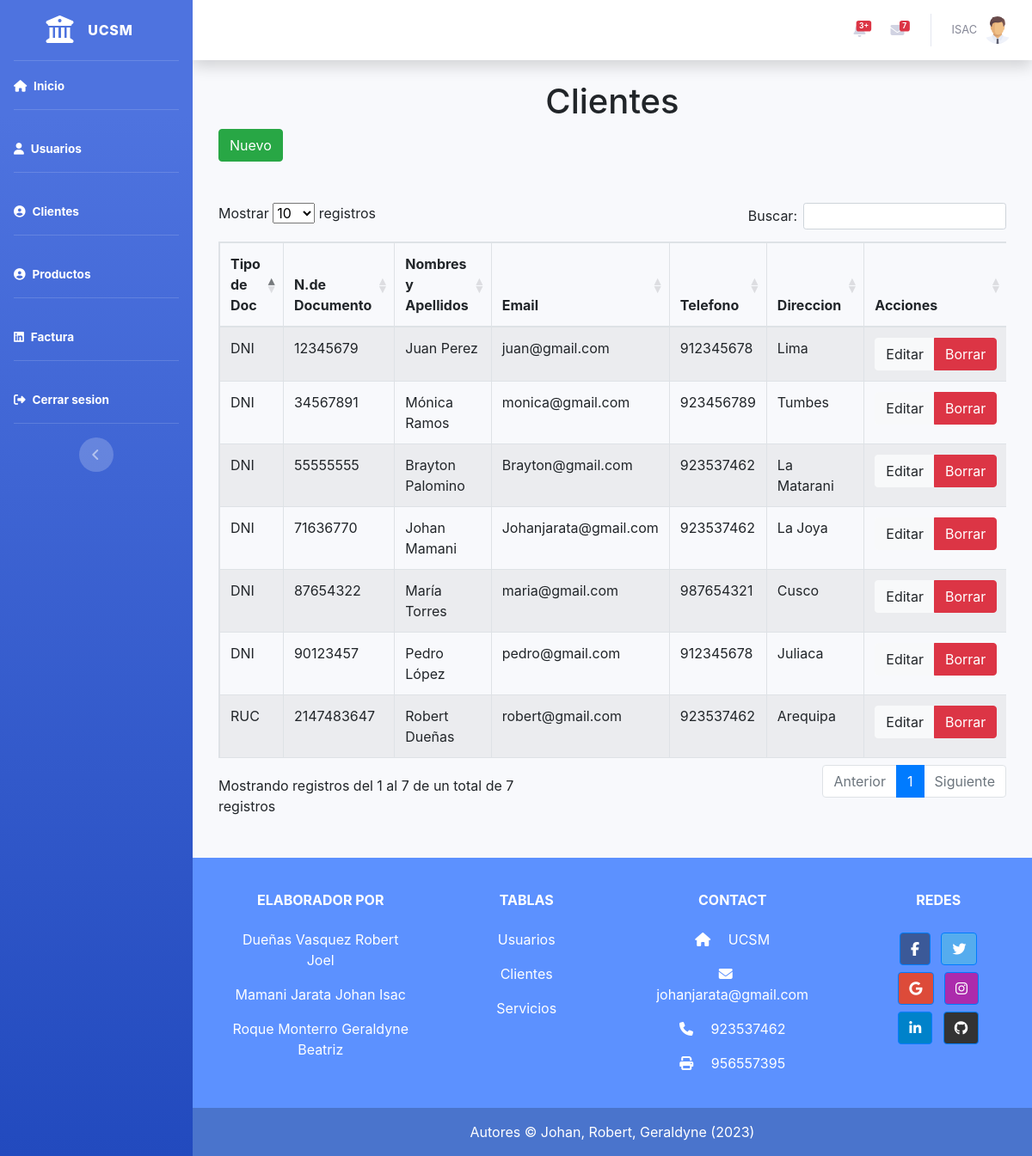
Screenshot of /Fronted/Clientes.php (signed in) with the database file from the repository.
### tables this page shows
CREATE TABLE `mae_cliente` (
  `T_Documento` varchar(100) DEFAULT NULL,
  `ID_Cliente` int(11) NOT NULL,
  `Nombres_Apellidos` varchar(200) DEFAULT NULL,
  `Email` varchar(100) DEFAULT NULL,
  `Mobile` int(9) DEFAULT NULL,
  `Direccion` varchar(200) DEFAULT NULL
);

### Fronted/Clientes.php (the view)
<?php
require_once "vistas/parte_superior.php"
?>
<?php
$query = "SELECT *FROM mae_cliente";
$result = filterRecord($query);
function filterRecord($query)
{
    include("../BD/config.php");
    $filter_result = mysqli_query($mysqli, $query);
    return $filter_result;
}
?>
<div class="container">
    <Center>
        <h1>Clientes</h1>
    </Center>
    <div class="container">
        <div class="row">
            <div class="col-lg-12">
                <a class="btn btn-success" type="button"  href="Registration_Cliente.php"  >Nuevo</a>
<br>
<br>
            </div>
            </div>
    </div>
    <br>
    <div class="container">
        <div class="row">
            <div class="col-lg-12">
                <div class="table-responsive">
                    <?php
                    echo "<table id='example' class='table table-striped table-bordered table-condensed' style='width:100%'>
<thead class='text-center'>
<tr>
<th>Tipo de Doc</th>
<th>N.de Documento</th>
<th>Nombres y Apellidos</th>
<th>Email</th>
<th>Telefono</th>
<th>Direccion</th>
<th>Acciones</th>
</tr></thead>";
                    while ($row = mysqli_fetch_array($result)) {
                        echo "<tr>";
                        echo "<td>" . $row['T_Documento'] . "</td>";
                        echo "<td>" . $row['ID_Cliente'] . "</td>";
                        echo "<td>" . $row['Nombres_Apellidos'] . "</td>";
                        echo "<td>" . $row['Email'] . "</td>";
                        echo "<td>" . $row['Mobile'] . "</td>";
                        echo "<td>" . $row['Direccion'] . "</td>";
                        echo "<td >";
                        echo "<div class='text-center'>";
                        echo "<div class='btn-group'>";
                        echo "<a  type='button' id='btn-editar-popup-user'class='btn btn-light'  href='Edit_Cliente.php?id=" . $row['ID_Cliente'] . "'>Editar</a>";
                        echo "<a  type='button' class='btn btn-danger btnBorrar' href='../BD/Delete_Cliente.php?id=". $row['ID_Cliente'] . "'>Borrar</a>";
                        echo "</div></div></td>";
                        echo "</tr>";
                    }
                    echo "</table>";
                    ?>
                </div>
            </div>
        </div>
    </div>
</div>
<?php require_once "vistas/parte_inferior.php" ?>

### rows the page displays
mae_cliente: T_Documento "DNI", ID_Cliente "12345679", Nombres_Apellidos "Juan Perez", Email "juan@gmail.com", Mobile "912345678", Direccion "Lima"
mae_cliente: T_Documento "DNI", ID_Cliente "34567891", Nombres_Apellidos "Mónica Ramos", Email "monica@gmail.com", Mobile "923456789", Direccion "Tumbes"
mae_cliente: T_Documento "DNI", ID_Cliente "55555555", Nombres_Apellidos "Brayton Palomino", Email "Brayton@gmail.com", Mobile "923537462", Direccion "La Matarani"
mae_cliente: T_Documento "DNI", ID_Cliente "71636770", Nombres_Apellidos "Johan Mamani", Email "Johanjarata@gmail.com", Mobile "923537462", Direccion "La Joya"
mae_cliente: T_Documento "DNI", ID_Cliente "87654322", Nombres_Apellidos "María Torres", Email "maria@gmail.com", Mobile "987654321", Direccion "Cusco"
mae_cliente: T_Documento "DNI", ID_Cliente "90123457", Nombres_Apellidos "Pedro López", Email "pedro@gmail.com", Mobile "912345678", Direccion "Juliaca"
mae_cliente: T_Documento "RUC", ID_Cliente "2147483647", Nombres_Apellidos "Robert Dueñas", Email "robert@gmail.com", Mobile "923537462", Direccion "Arequipa"

### other values shown
$_SESSION['user'] "ISAC"
